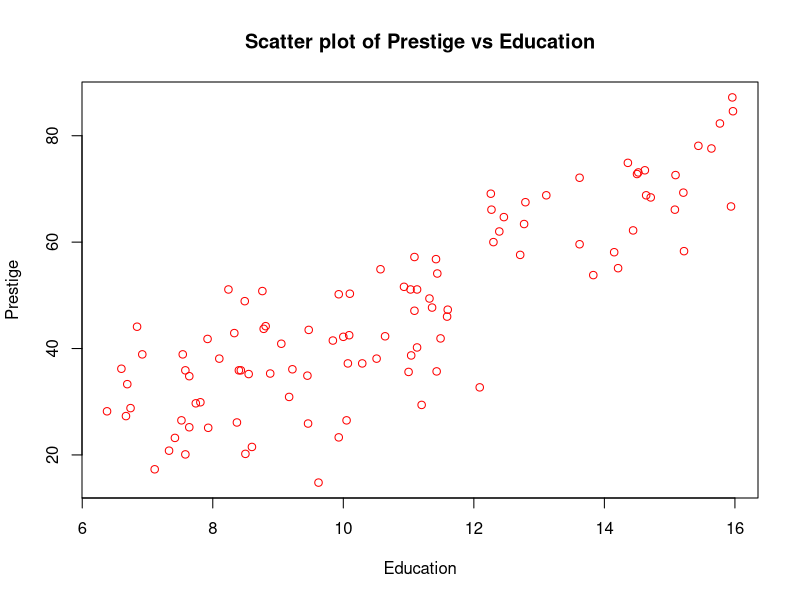
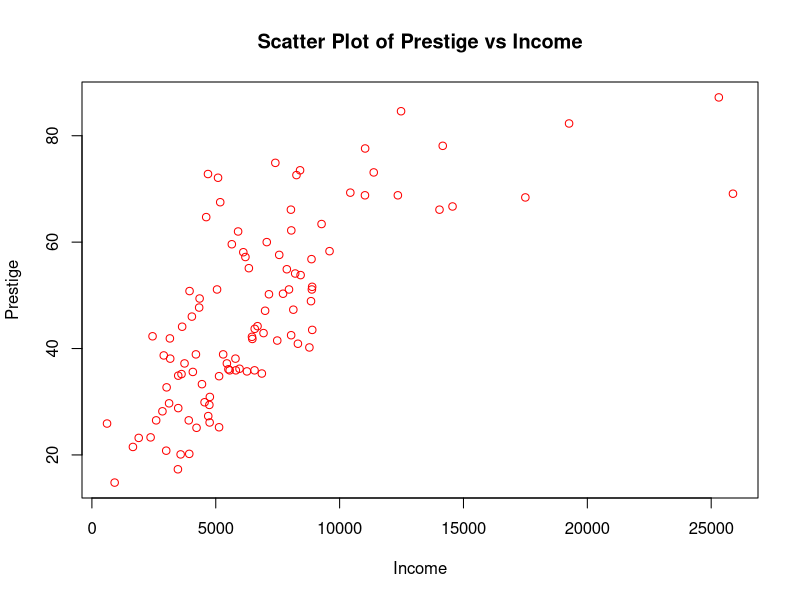
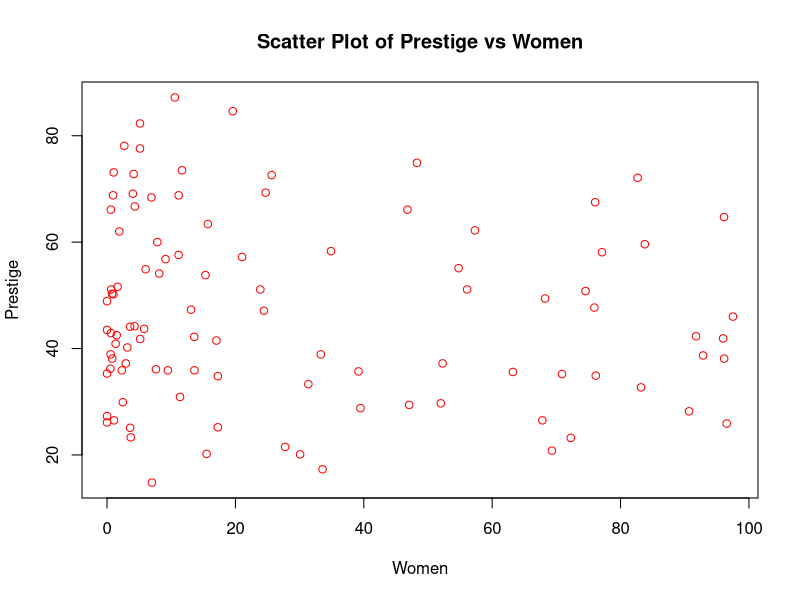
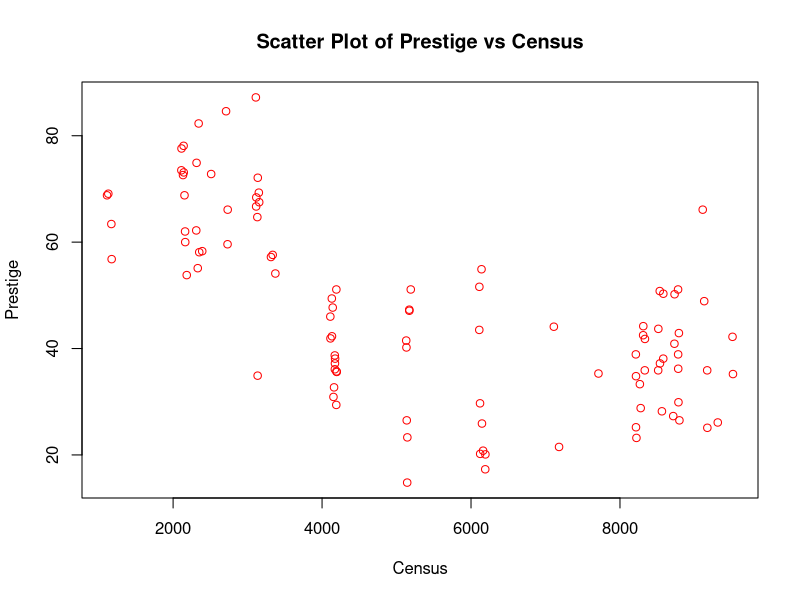
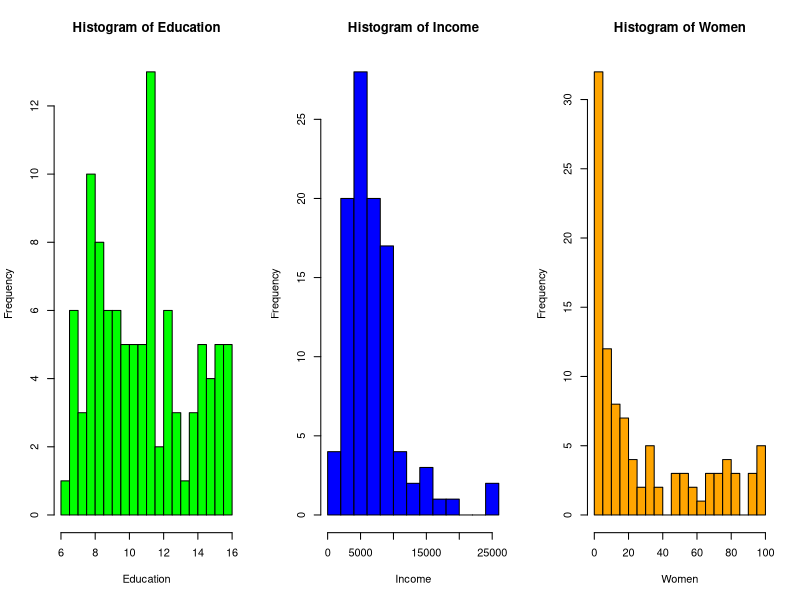
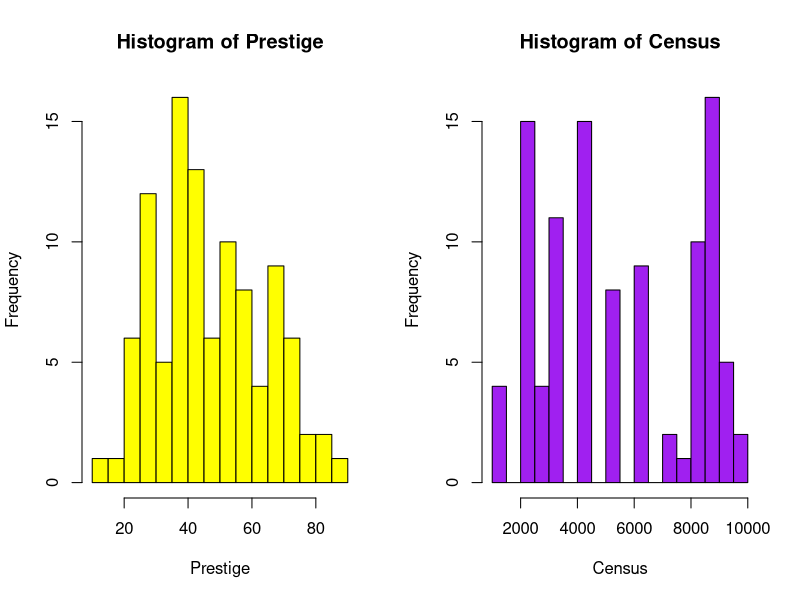
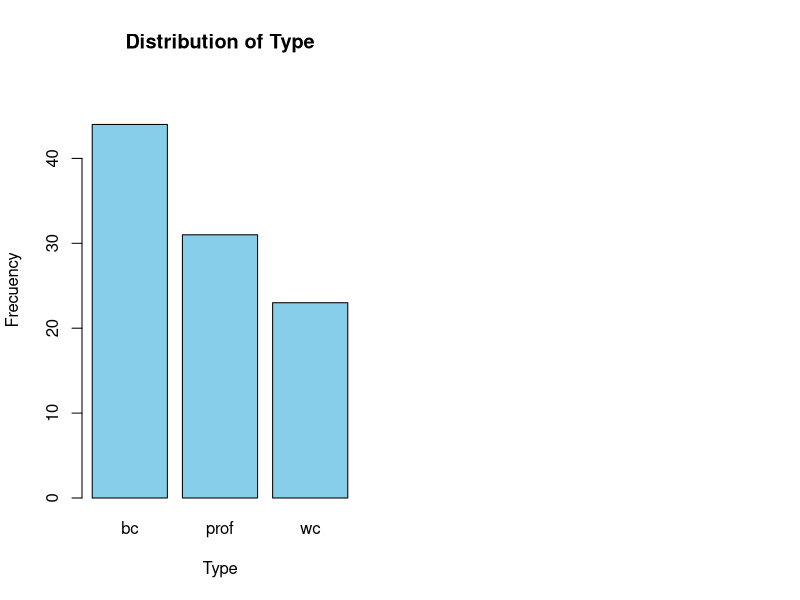
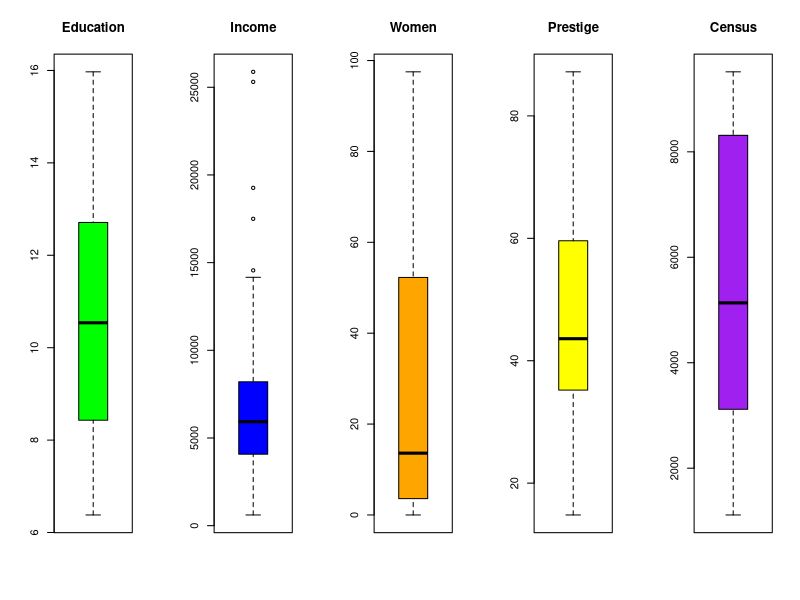

The R script that drew these images, in order:
# Install packages
install.packages("car")
install.packages("psych")

# Load libraries 
library(car)
library(psych)

# Load and explore data
data(Prestige)
head(Prestige)
summary(Prestige)
str(Prestige)

# Graphic Analysis

# Scatter Plot 
plot(Prestige$education, Prestige$prestige, col ="red",
     ylab = "Prestige", xlab = "Education",
     main = "Scatter plot of Prestige vs Education")

# Correlation
cor(Prestige$education,Prestige$prestige)

# Scatter Plot
plot(Prestige$income, Prestige$prestige, col ="red",
     ylab = "Prestige", xlab = "Income",
     main = "Scatter Plot of Prestige vs Income")

# Correlation 
cor(Prestige$income,Prestige$prestige)

# Scatter Plot 
plot(Prestige$women, Prestige$prestige, col ="red",
     ylab = "Prestige", xlab = "Women",
     main = "Scatter Plot of Prestige vs Women")

# Correlation
cor(Prestige$women,Prestige$prestige)

# Scatter Plot 
plot(Prestige$census, Prestige$prestige, col ="red",
     ylab = "Prestige", xlab = "Census",
     main = "Scatter Plot of Prestige vs Census")

# Correlation
cor(Prestige$census,Prestige$prestige)


# Histograms
par(mfrow =c(1,3))
hist(Prestige$education, col="green", breaks = 15, main ="Histogram of Education", xlab = "Education")
hist(Prestige$income, col="blue", breaks = 15, main = "Histogram of Income", xlab = "Income")
hist(Prestige$women, col="orange", breaks = 15, main ="Histogram of Women", xlab = "Women")
par(mfrow =c(1,2))
hist(Prestige$prestige, col="yellow", breaks = 15, main ="Histogram of Prestige", xlab ="Prestige")
hist(Prestige$census, col="purple", breaks = 15, main ="Histogram of Census", xlab = "Census")

# Bar Charts 

barplot(table(Prestige$type), 
        main = "Distribution of Type",
        xlab = "Type",
        ylab = "Frecuency",
        col = "skyblue",
        ylim = c(0, max(table(Prestige$type)) + 5), 
        border = "black")

# Boxplots
par(mfrow=c(1,5))
boxplot(Prestige$education, col="green",main ="Education")
boxplot(Prestige$income, col="blue", main = "Income")
boxplot(Prestige$women, col="orange", main = "Women")
boxplot(Prestige$prestige, col="yellow", main = "Prestige")
boxplot(Prestige$census, col="purple", main = "Census")

# Remove outliers
g<-boxplot(Prestige$income, col="blue", main = "Income")
Prestige2<-Prestige[!(Prestige$income %in% g$out),]
boxplot(Prestige2$income, col="blue", main = "Income")

# Analysis of the relatioships between variables 

# Correlation matrix 
round(cor(x=Prestige[c(1,2,3,4)]),2)

# Scatter plor matrix and correlation values
prestige_subset <- Prestige[,c("education","income","women","prestige")]
pairs.panels(prestige_subset,gap=0)

# Linear regression model 

# Model 1 with all variables

Mod_1 = lm (prestige ~ ., data = Prestige2)
print(Mod_1)

# Stats
summary(Mod_1)

# Residual analysis
par(mfrow=c(1,2))
plot(Mod_1)
